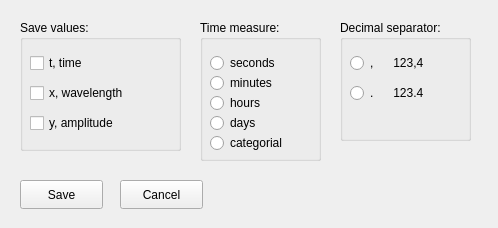
<?xml version="1.0" encoding="UTF-8"?>
<ui version="4.0">
 <class>SaveToFileForm</class>
 <widget class="QWidget" name="SaveToFileForm">
  <property name="geometry">
   <rect>
    <x>0</x>
    <y>0</y>
    <width>498</width>
    <height>228</height>
   </rect>
  </property>
  <property name="windowTitle">
   <string>Form</string>
  </property>
  <widget class="QGroupBox" name="timeMeasureGroupBox">
   <property name="geometry">
    <rect>
     <x>200</x>
     <y>20</y>
     <width>121</width>
     <height>141</height>
    </rect>
   </property>
   <property name="title">
    <string>Time measure:</string>
   </property>
   <widget class="QRadioButton" name="secondsRadioButton">
    <property name="geometry">
     <rect>
      <x>10</x>
      <y>30</y>
      <width>112</width>
      <height>26</height>
     </rect>
    </property>
    <property name="text">
     <string>seconds</string>
    </property>
   </widget>
   <widget class="QRadioButton" name="minutesRadioButton">
    <property name="geometry">
     <rect>
      <x>10</x>
      <y>50</y>
      <width>112</width>
      <height>26</height>
     </rect>
    </property>
    <property name="text">
     <string>minutes</string>
    </property>
   </widget>
   <widget class="QRadioButton" name="hoursRadioButton">
    <property name="geometry">
     <rect>
      <x>10</x>
      <y>70</y>
      <width>112</width>
      <height>26</height>
     </rect>
    </property>
    <property name="text">
     <string>hours</string>
    </property>
   </widget>
   <widget class="QRadioButton" name="daysRadioButton">
    <property name="geometry">
     <rect>
      <x>10</x>
      <y>90</y>
      <width>112</width>
      <height>26</height>
     </rect>
    </property>
    <property name="text">
     <string>days</string>
    </property>
   </widget>
   <widget class="QRadioButton" name="categorial_radioButton">
    <property name="geometry">
     <rect>
      <x>10</x>
      <y>110</y>
      <width>112</width>
      <height>26</height>
     </rect>
    </property>
    <property name="text">
     <string>categorial</string>
    </property>
   </widget>
  </widget>
  <widget class="QPushButton" name="save_pushButton">
   <property name="geometry">
    <rect>
     <x>20</x>
     <y>180</y>
     <width>83</width>
     <height>29</height>
    </rect>
   </property>
   <property name="text">
    <string>Save</string>
   </property>
  </widget>
  <widget class="QPushButton" name="calncel_pushButton">
   <property name="geometry">
    <rect>
     <x>120</x>
     <y>180</y>
     <width>83</width>
     <height>29</height>
    </rect>
   </property>
   <property name="text">
    <string>Cancel</string>
   </property>
  </widget>
  <widget class="QGroupBox" name="groupBox">
   <property name="geometry">
    <rect>
     <x>20</x>
     <y>20</y>
     <width>161</width>
     <height>131</height>
    </rect>
   </property>
   <property name="title">
    <string>Save values:</string>
   </property>
   <widget class="QCheckBox" name="y_checkBox">
    <property name="geometry">
     <rect>
      <x>10</x>
      <y>90</y>
      <width>121</width>
      <height>26</height>
     </rect>
    </property>
    <property name="text">
     <string>y, amplitude</string>
    </property>
   </widget>
   <widget class="QCheckBox" name="time_checkBox">
    <property name="geometry">
     <rect>
      <x>10</x>
      <y>30</y>
      <width>93</width>
      <height>26</height>
     </rect>
    </property>
    <property name="text">
     <string>t, time</string>
    </property>
   </widget>
   <widget class="QCheckBox" name="x_checkBox">
    <property name="geometry">
     <rect>
      <x>10</x>
      <y>60</y>
      <width>121</width>
      <height>26</height>
     </rect>
    </property>
    <property name="text">
     <string>x, wavelength</string>
    </property>
   </widget>
  </widget>
  <widget class="QGroupBox" name="groupBox_2">
   <property name="geometry">
    <rect>
     <x>340</x>
     <y>20</y>
     <width>131</width>
     <height>121</height>
    </rect>
   </property>
   <property name="title">
    <string>Decimal separator:</string>
   </property>
   <widget class="QRadioButton" name="comma_radioButton">
    <property name="geometry">
     <rect>
      <x>10</x>
      <y>30</y>
      <width>112</width>
      <height>26</height>
     </rect>
    </property>
    <property name="text">
     <string>,      123,4</string>
    </property>
   </widget>
   <widget class="QRadioButton" name="dot_radioButton">
    <property name="geometry">
     <rect>
      <x>10</x>
      <y>60</y>
      <width>112</width>
      <height>26</height>
     </rect>
    </property>
    <property name="text">
     <string>.      123.4</string>
    </property>
   </widget>
  </widget>
 </widget>
 <resources/>
 <connections/>
</ui>
